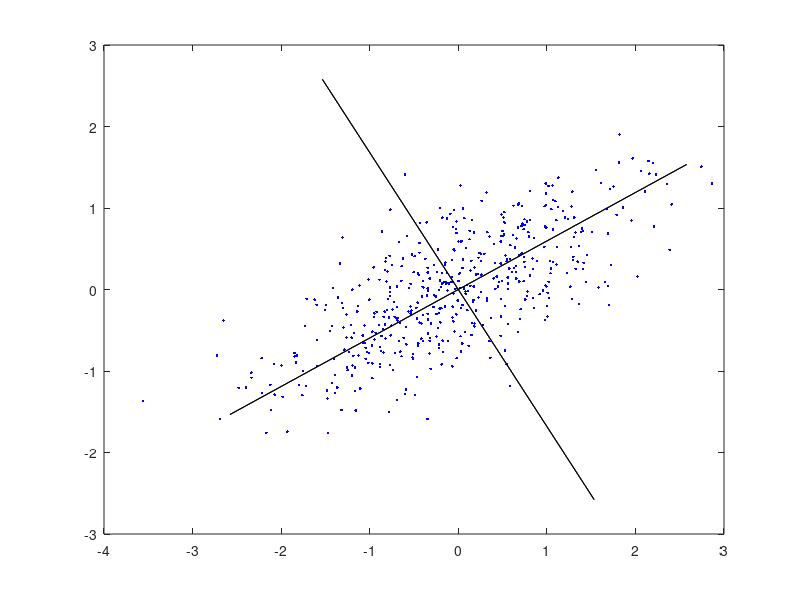

Reproduce this figure in MATLAB. (Note: this script raises an error after producing the figure.)
clc;clear;
%% Simulating Data
n = 500;
a(:,1) = normrnd(0,1,n,1);
a(:,2) = normrnd(0,1,n,1);
b(:,1) = normrnd(0,1,n,1);
%n = number of datapoints
%n random Gaussian values with mean 0, std. dev. 1
%Repeat for the 2nd dimension.
%n random Gaussian values with mean 0, std. dev. 1
%For b, the 2nd dimension is correlated with the 1st
b(:,2) = b(:,1)*0.5 + 0.5*normrnd(0,1,n,1);

%% 
var(a(:,1)) %Compute sample variance of 1st dim of "a"
c = a(:,1)-mean(a(:,1)); %Subtract mean from 1st dim of "a"
c'*c/(n-1) %Compute sample variance of 1st dim of "a"
%Note the apostrophe denoting transpose(c)
%% 
cov(a)
 %Compute the covariance matrix for "a"
c = a-repmat(mean(a),n,1); %Subtract the mean from "a"
c'*c/(n-1)
 %Compute the covariance matrix for "a"
 %% 
sigma = cov(b)
%Compute the covariance matrix of b
%Generate new zero-mean noise with the same covariance matrix
b2 = mvnrnd([0 0],sigma,n);
%% Principal Components
[V, D] = eig(sigma) %V = eigenvectors, D = eigenvalues for covariance matrix sigma
plot(b(:,1),b(:,2),'b.'); hold on
 %Plot correlated noise
plot(3*[-V(1,1) V(1,1)],3*[-V(1,2) V(1,2)],'k') %Plot axis in direction of 1st eigenvector
plot(3*[-V(2,1) V(2,1)],3*[-V(2,2) V(2,2)],'k') %Plot axis in direction of 2nd eigenvectorplot(b(:,1),b(:,2),'b.'); hold on
 %Plot correlated noise
plot(3*[-V(1,1) V(1,1)],3*[-V(1,2) V(1,2)],'k') %Plot axis in direction of 1st eigenvector
plot(3*[-V(2,1) V(2,1)],3*[-V(2,2) V(2,2)],'k') %Plot axis in direction of 2nd eigenvector

V2(:,1) = V(:,2);
V2(:,2) = V(:,1);
newB = b*V2; %Place the 1st principal component in the 1st row
%Place the 2nd principal component in the 2nd row
%Project data on PC coordinates

[coeff,score,latent] = pca(b); %Compute principal components of data in b

%% Spike Sorting
wf=session(2).chan48; %Load waveforms
plot(wf(:,1:200));
%Plot 200 waveforms.
%Princomp doesn't work on integers, so convert to double
[coeff,score,latent]=pca(double(wf'));
plot(score(:,1),score(:,2),'.','MarkerSize',1)

edges{1} = [-300:25:300];
edges{2} = [-250:25:250];
h = hist3(score(:,1:2),edges);
s = surface(h');
set(s,'XData',edges{1})
set(s,'YData',edges{2})
%Bins for the X-axis
%Bins for the Y-axis
%Compute a 2-D histogram
%Visualize the histogram
%Label the X-axis
%Label the Y-axisW